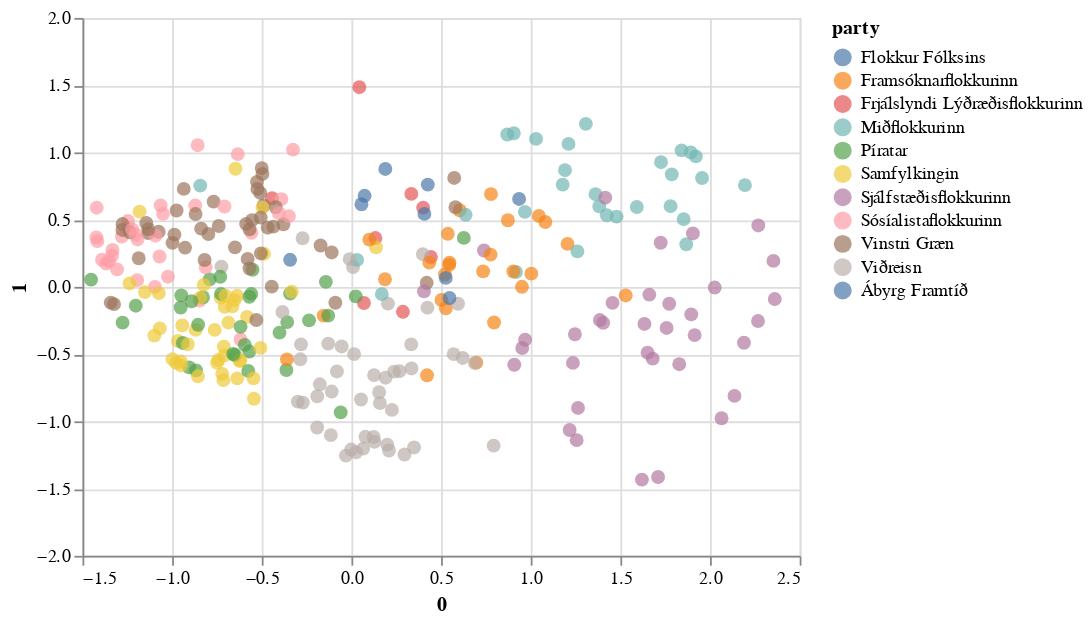

Here is the notebook cell this chart was saved with:
### Code cell
df_pca = numpy_to_dataframe(x_pca, df_results, cols_meta)

alt.Chart(df_pca).mark_circle(size=60).encode(
    x='0',
    y='1',
    color='party',
    tooltip=['party', "name"]
).interactive()

### Figure 1 — Vega-Lite specification as saved in the notebook (floating-point values rounded to 4 significant figures; data arrays with more than 128 entries replaced by an {"elided": "..."} marker saying what was removed)
{"config": {"view": {"continuousWidth": 400, "continuousHeight": 300}}, "data": {"name": "data-5a61a23bd15221212265d7781660b42a"}, "mark": {"type": "circle", "size": 60}, "encoding": {"color": {"type": "nominal", "field": "party"}, "tooltip": [{"type": "nominal", "field": "party"}, {"type": "nominal", "field": "name"}], "x": {"type": "quantitative", "field": "0"}, "y": {"type": "quantitative", "field": "1"}}, "selection": {"selector009": {"type": "interval", "bind": "scales", "encodings": ["x", "y"]}}, "$schema": "https://vega.github.io/schema/vega-lite/v4.8.1.json", "datasets": {"data-5a61a23bd15221212265d7781660b42a": {"elided": "311 records"}}}
